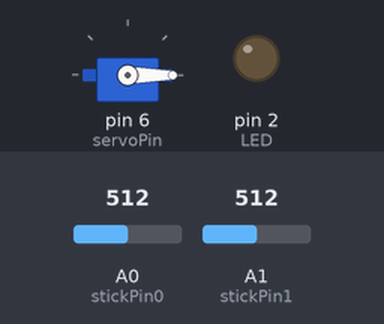
This sketch was run on a simulated Arduino Uno, built with avr-gcc and run on an emulated ATmega328P. On the bench: servo, output pins drawn as LEDs (lit = HIGH). Inputs (shaded band) come from the test bench; at power-on: A1 (stickPin1) = 512, A0 (stickPin0) = 512.

Above: at 4.0 s.
4.1 s: A1 (stickPin1) set to 559
6.6 s: A1 (stickPin1) set to 578
At 7.7 s:
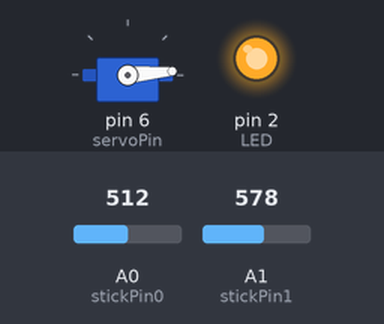
12.3 s: A1 (stickPin1) set to 511
At 14.0 s:
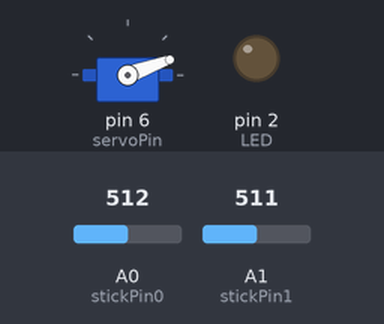
14.9 s: A1 (stickPin1) set to 716
At 16.6 s:
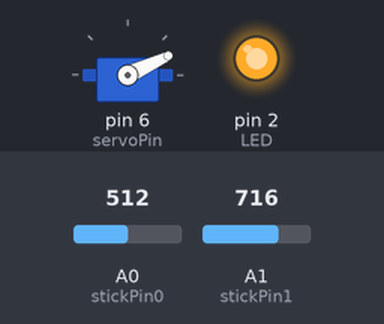
20.6 s: A1 (stickPin1) set to 306
At 23.1 s:
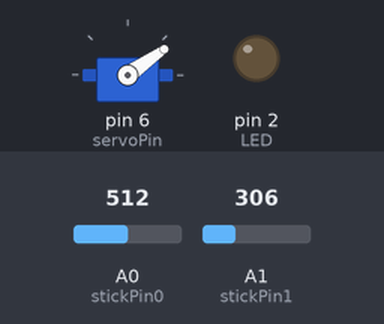
Timing chart, 0 to 24.6 s (numbered marks = the images above; inputs shaded):
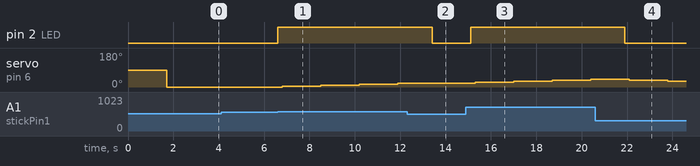

Measured:
- the behaviour switches between 568 and 569 on A1 (stickPin1) (found by bisection; images 0 and 1)
- after the input at 4.1 s, every drawn part: stays the same
- after the input at 6.6 s, pin 2 (LED): LOW → HIGH at once; servo on pin 6 (servoPin): 0° → 5° after 0.20 s, → 10° 1.7 s later, → 15° 1.7 s later, → 20° 1.7 s later
- after the input at 12.3 s, pin 2 (LED): HIGH → LOW after 1.1 s; servo on pin 6 (servoPin): stays 20° (without the input it goes to 25° after 1.3 s)
- after the input at 14.9 s, pin 2 (LED): LOW → HIGH after 0.20 s; servo on pin 6 (servoPin): 20° → 25° after 0.40 s, → 30° 1.7 s later, → 35° 1.7 s later, → 40° 1.7 s later
- after the input at 20.6 s, pin 2 (LED): HIGH → LOW after 1.3 s

The sketch:

Grove_Set_4_full.ino
```cpp
/*
   Set 4
   Thumb Joystick (A0/A1): analog input
   LED Socket Kit (D2): digital output
   Servo (D6): digital output
*/

// import libraries
#include <Servo.h>

// set pin numbers
#define LED 2         // number of the LED pin
#define servoPin 6    // number of the servo pin
#define stickPin0 A0  // number of joystock pin0
#define stickPin1 A1  // number of joystock pin1

// set helpful values
#define FULL_SERVO_ANGLE 150  //full value of the servo is 150 degrees
#define STICK_MIN 245
#define STICK_MAX 780

// define variables that will change
int pos = 0;    // variable to store the servo position
int x = 0;
int y = 0;

Servo myServo;  // create servo object to control a servo

/*
    Initial set up function to set pin modes and serial monitor.

    @param
    @return null
*/
void setup()
{
  Serial.begin(9600);           // choose 9600 baud rate for serial monitor

  pinMode(LED, OUTPUT);         // initialize the LED pin as an output
  pinMode(stickPin0, INPUT);    // initialize stickPin0 as an input
  pinMode(stickPin1, INPUT);    // initialize stickPin1 as an input
  myServo.attach(servoPin);     // attaches the servo on servoPin to the servo object
}

/*
    Main loop function for program execution. Calls all the module functions.

    @param
    @return null
*/
void loop()
{
  delay(1500);  // delay by 1500ms
  x, y = readJoystick();

  controlLED(y);
  delay(200);
  servoControl(y);
}

/*
    Set servo position depending on the y-coordinate of the thumb joystick.

    @param integer y as y-coordinate of the joystick
    @return null
*/
void servoControl(int y)
{
  //Serial.println(y);
  if (y > 20 && pos <= FULL_SERVO_ANGLE)
  {
    pos += 5;       // increase servo position by 5 degrees
  } else if (y < -20 && pos >= 0)
  {
    pos -= 5;       // decrease servo position by 5 degrees
  }
  myServo.write(pos);

  //Serial.println(pos);

  //  Serial.print("pos:");
  //  Serial.println(pos);

  //  // sample code to rotate servo slowly
  //  for (pos = 0; pos <= 180; pos += 1) { // goes from 0 degrees to 180 degrees
  //    // in steps of 1 degree
  //    myServo.write(pos);              // tell servo to go to position in variable 'pos'
  //    delay(15);                       // waits 15ms for the servo to reach the position
  //  }
  //  for (pos = 180; pos >= 0; pos -= 1) { // goes from 180 degrees to 0 degrees
  //    myServo.write(pos);              // tell servo to go to position in variable 'pos'
  //    delay(15);                       // waits 15ms for the servo to reach the position
  //  }
}

/*
    Lights up the LED when the thumb joystick is pushed up.

    @param integer y as y-coordinate of the joystick
    @return null
*/
void controlLED(int y)
{
  if (y > 20)
  {
    digitalWrite(LED, HIGH);    // switch on the LED
  } else {
    digitalWrite(LED, LOW);     // switch off the LED
  }
}

/*
    Reads the analog x and y position of the joystick,
    and remapping them into a -100 to 100

    @param
    @return integer x,y coordinate of joystick
*/
int readJoystick()
{
  int stickValue0 = analogRead(stickPin0);      // read the value on stickPin0
  int stickValue1 = analogRead(stickPin1);      // read the value on stickPin1

  // map stickValue from STICK_MIN-STICK_MAX to -100 - 100
  int x = map(stickValue0, STICK_MIN, STICK_MAX, -100, 100);
  int y = map(stickValue1, STICK_MIN, STICK_MAX, -100, 100);

  //  Serial.print("(A0,A1) : ");
  //  Serial.print(stickValue0);
  //  Serial.print(",");
  //  Serial.println(stickValue1);
  //
  //  Serial.print("(x,y) : ");
  //  Serial.print(x);
  //  Serial.print(",");
  //  Serial.println(y);

  return x, y;
}
```
